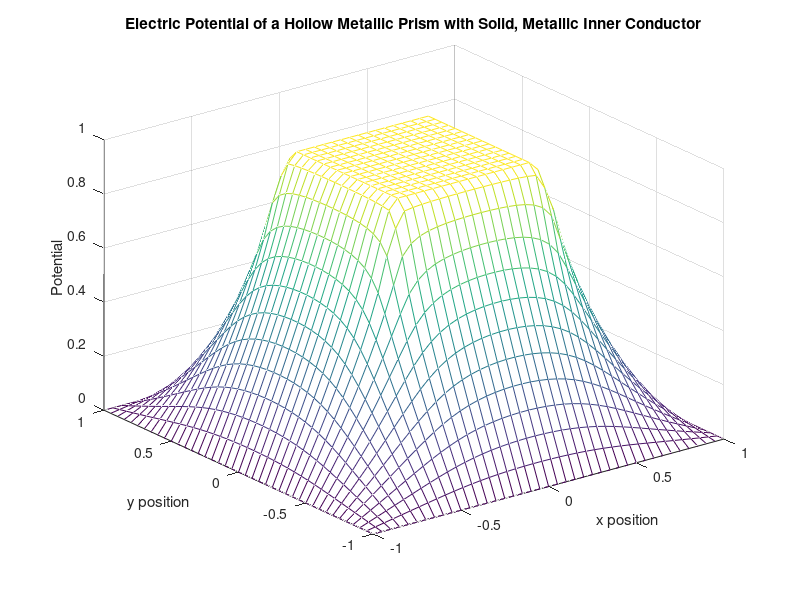

MATLAB code for this plot:
% find the electrostatic potential inside a square box with vertical conducting walls at -1 and +1 volts
% Figure 5.2 in Computational Book
% in other words, solve laplace's equation for the boundary conditions
% described above

clear all

%The dimensions of the potential field
%currently, x and y must be equal to eachother.
x_d = 1;
y_d = x_d;
%the prism voltage
prism_v = 1;
%the length of the side of the prism, relative to the dimensions of the
%potential field
scale = 0.4;
prism_size_x = scale*x_d;
prism_size_y = scale*y_d;

dx = 1/20;
x = [-x_d:dx:x_d];
y = [-y_d:dx:y_d];
x_in = [-prism_size_x:dx:prism_size_x];
y_in = [-prism_size_x:dx:prism_size_x];
Vo = zeros(length(x),length(y));
%matrix for inner prism 
Vo_in = zeros(length(x_in), length(y_in));
%initial conditions for inner prism
dim_Vo_in = size(Vo_in);
%starting positions to translate this matrix into Vo later
x_b = (length(x) - length(x_in))*0.5;
y_b = (length(y) - length(y_in))*0.5;
x_e = x_b + dim_Vo_in(1);
y_e = y_b + dim_Vo_in(2);
%insert the prism matrix into the Vo matrix
for i = x_b:x_e
   for j = y_b:y_e
       Vo(i,j) = prism_v;
   end
end
%The outer boundary conditions
Vo(1,:) = 0;
Vo(end,:) = 0;
Vo(:,1) = 0;
Vo(:,end) = 0;
Vn=Vo;

for k=1:200;
    for i=2:length(x)-1;
        for j=2:length(y)-1;
        Vn(i,j)=(1/4)*(Vo(i+1,j)+Vo(i-1,j)+Vo(i,j+1)+Vo(i,j-1));
        end
    end
    Vo=Vn;
    Vo(1,:) = 0;
    Vo(end,:) = 0;
    Vo(:,1) = 0;
    Vo(:,end) = 0;
    for i = x_b:x_e
        for j = y_b:y_e
            Vo(i,j) = prism_v;
        end
    end
end

mesh(x,y,Vn)
title('Electric Potential of a Hollow Metallic Prism with Solid, Metallic Inner Conductor')
xlabel('x position')
ylabel('y position')
zlabel('Potential')